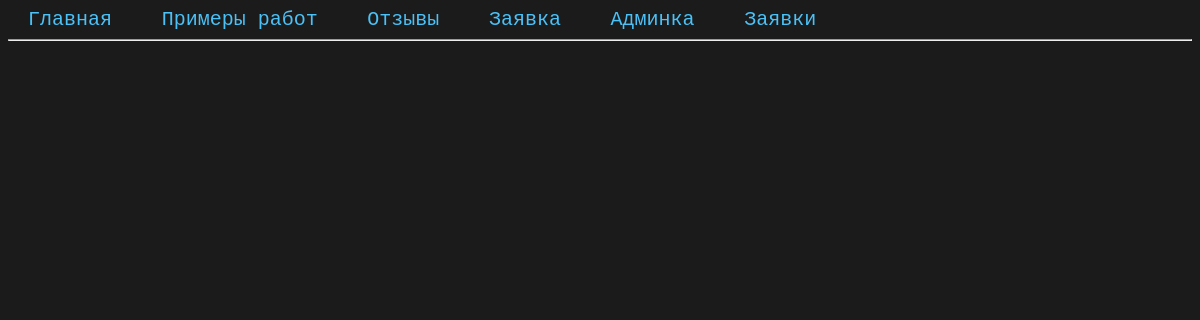
The page /requests (signed in) on the database as committed earlier.
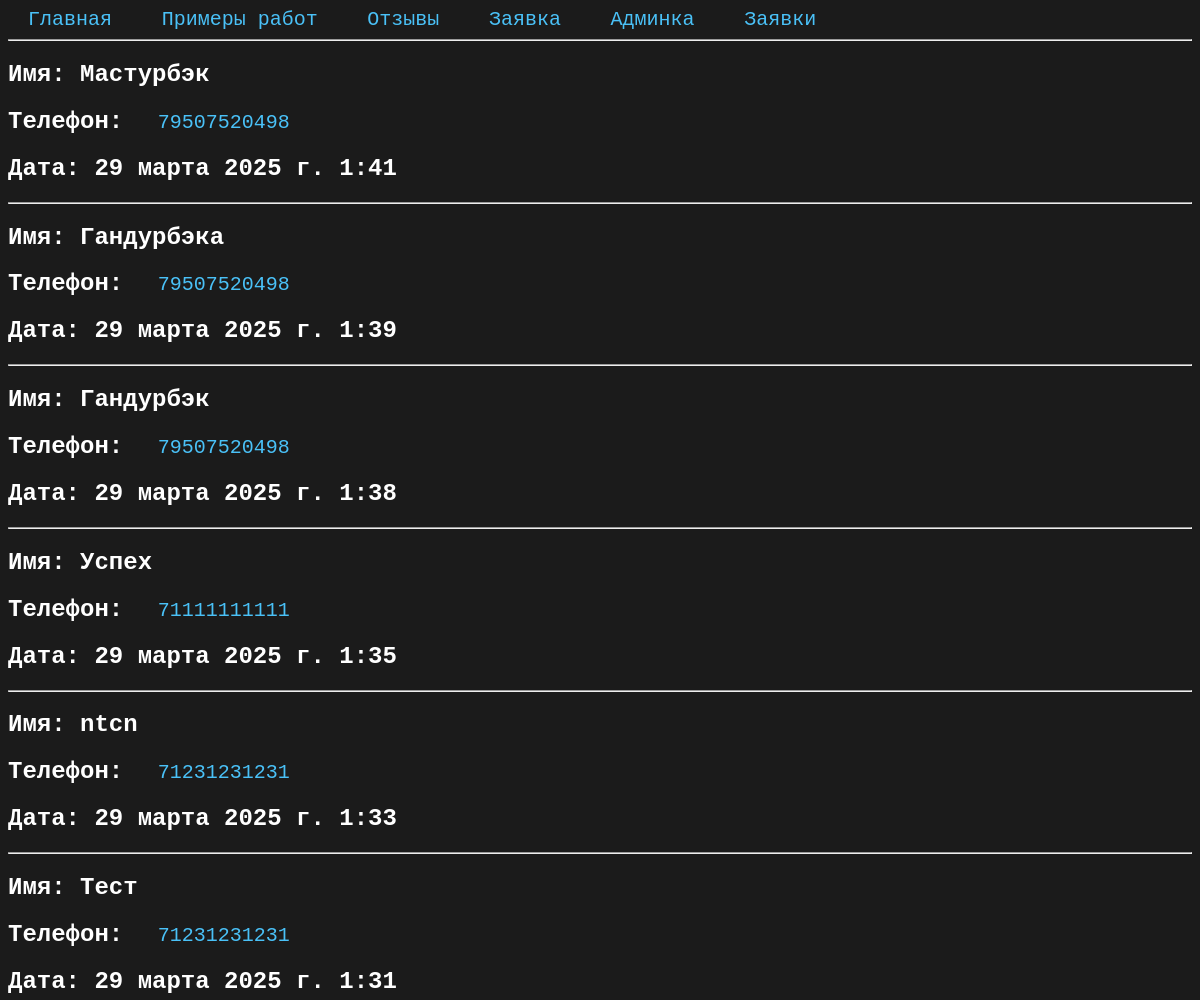
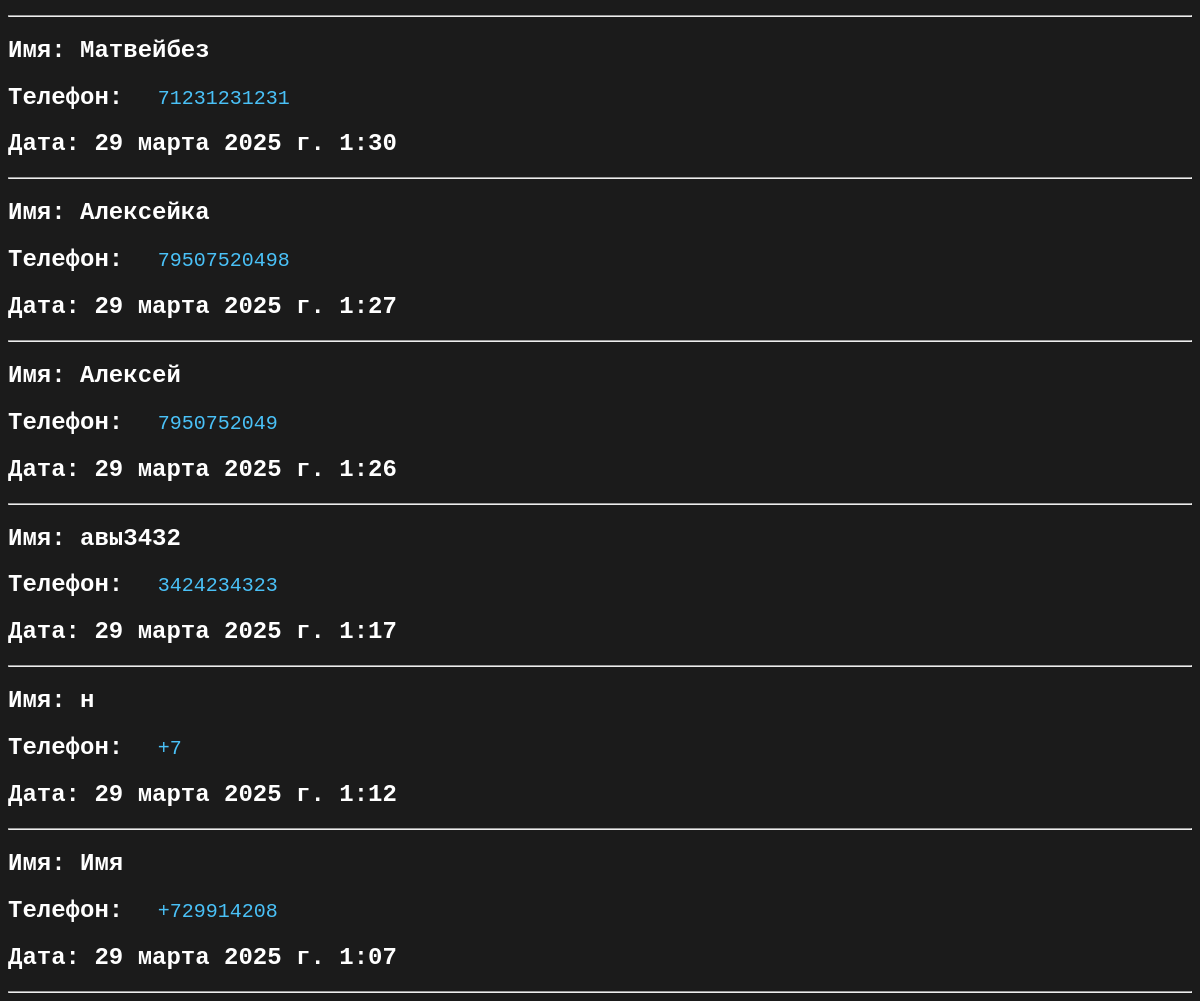
The same page on the database as committed later (2 pictures, top to bottom).
### MainApp/models.py (models this page shows, shortened)
class Request(models.Model):
    name = models.CharField(max_length=20)
    phone = models.CharField(max_length=20)
    datetime = models.DateTimeField(default=datetime.datetime.now)

### MainApp/views.py (the view)
# urls.py: path("requests", requests, name="requests"),
def requests(request):
    if request.user.is_superuser:
        requests = Request.objects.all().order_by("-datetime")
        return render(request, "requests.html", context={"requests": requests})
    HttpResponseNotFound("Для админа")

### templates/requests.html (shortened to what this page needs)
{% extends 'base.html' %}
{% block body %}
    {% for request in requests %}
        <div class="request">
            <h2>Имя: {{ request.name }}</h2> <h2>Телефон: <a href="tel:{{ request.phone }}">{{ request.phone }}</a></h2> <h2>Дата: {{ request.datetime }}</h2>
        </div>
        <hr>
    {% endfor %}
{% endblock %}

Rows that differ between the two databases and show on the page:
added Request: name "Мастурбэк", phone "79507520498", datetime "29 марта 2025 г. 1:41"
added Request: name "Гандурбэка", phone "79507520498", datetime "29 марта 2025 г. 1:39"
added Request: name "Гандурбэк", phone "79507520498", datetime "29 марта 2025 г. 1:38"
added Request: name "Успех", phone "71111111111", datetime "29 марта 2025 г. 1:35"
added Request: name "ntcn", phone "71231231231", datetime "29 марта 2025 г. 1:33"
added Request: name "Тест", phone "71231231231", datetime "29 марта 2025 г. 1:31"
added Request: name "Матвейбез", phone "71231231231", datetime "29 марта 2025 г. 1:30"
added Request: name "Алексейка", phone "79507520498", datetime "29 марта 2025 г. 1:27"
added Request: name "Алексей", phone "7950752049", datetime "29 марта 2025 г. 1:26"
added Request: name "авы3432", phone "3424234323", datetime "29 марта 2025 г. 1:17"
added Request: name "н", phone "+7", datetime "29 марта 2025 г. 1:12"
added Request: name "Имя", phone "+729914208", datetime "29 марта 2025 г. 1:07"
